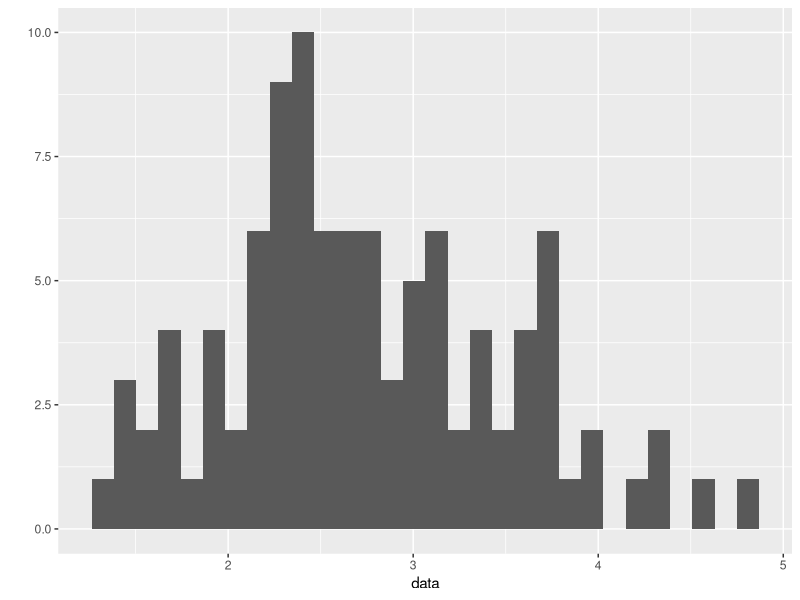
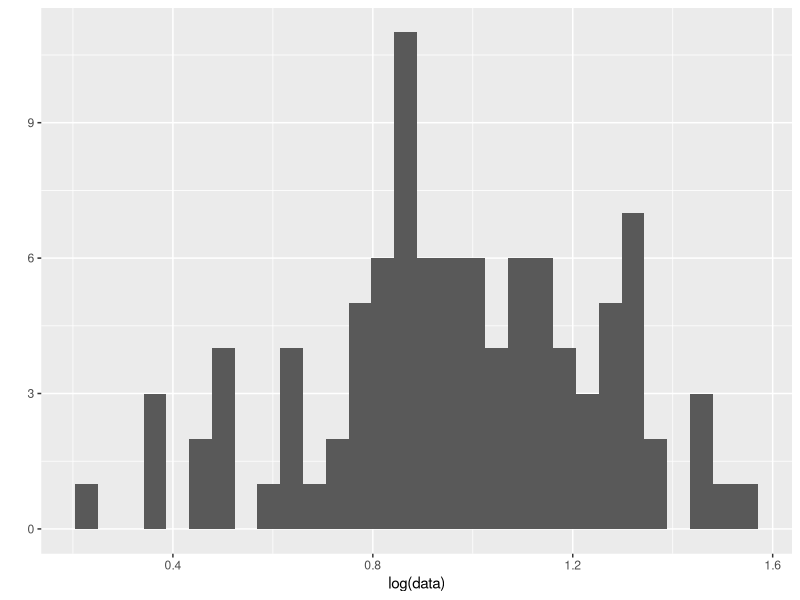

Write R code to recreate these figures, in order.
## ---- chunk 1
knitr::opts_chunk$set(echo = TRUE)
## ---- chunk 2
data = rlnorm(100, meanlog = 1, sdlog=0.25)
## ---- chunk 3
library(ggplot2)
qplot(data)
## ---- chunk 4
qplot(log(data))
